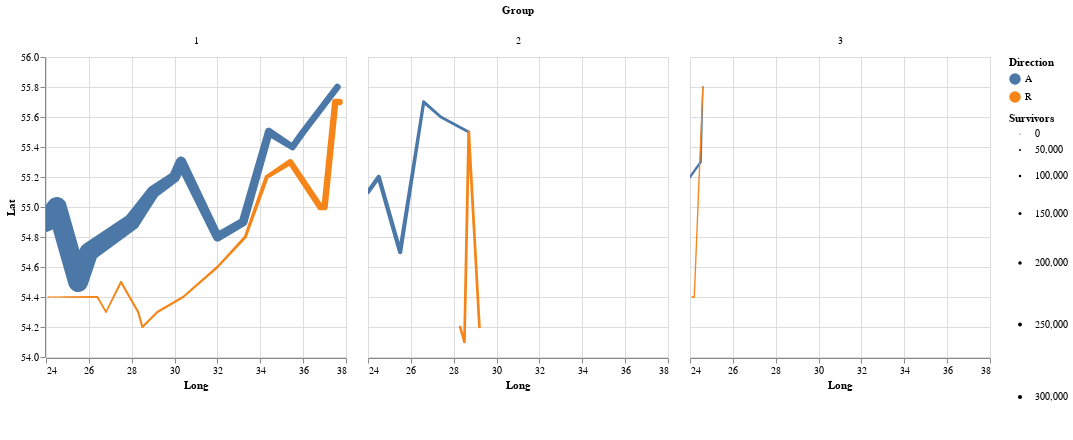

Notebook cell for this chart:
### Code cell
troops |>
@vlplot(
    mark={:trail,point=true,clip=true},
#     mark={:trail,point=true,clip=true},
    width=300, height=300,
    #     longitude = "Long:q",
    #     latitude  = {"Lat:q"},
    x={"Long:q", scale={domain=[24,38]}},
    y={"Lat:q", scale ={domain = [54,56]}},
    size = {"Survivors:q", scale={"range" = [1,20]}},
    color="Direction:n",
    column="Group:n",
    order ={field = }
#     projection={typ=:azimuthalEquidistant},
)

### Figure 1 — Vega-Lite specification as saved in the notebook (floating-point values rounded to 4 significant figures)
{"data": {"values": [{"Direction": "A", "Group": 1, "Lat": 54.9, "Long": 24, "Survivors": 340000}, {"Direction": "A", "Group": 1, "Lat": 55, "Long": 24.5, "Survivors": 340000}, {"Direction": "A", "Group": 1, "Lat": 54.5, "Long": 25.5, "Survivors": 340000}, {"Direction": "A", "Group": 1, "Lat": 54.7, "Long": 26, "Survivors": 320000}, {"Direction": "A", "Group": 1, "Lat": 54.8, "Long": 27, "Survivors": 300000}, {"Direction": "A", "Group": 1, "Lat": 54.9, "Long": 28, "Survivors": 280000}, {"Direction": "A", "Group": 1, "Lat": 55, "Long": 28.5, "Survivors": 240000}, {"Direction": "A", "Group": 1, "Lat": 55.1, "Long": 29, "Survivors": 210000}, {"Direction": "A", "Group": 1, "Lat": 55.2, "Long": 30, "Survivors": 180000}, {"Direction": "A", "Group": 1, "Lat": 55.3, "Long": 30.3, "Survivors": 175000}, {"Direction": "A", "Group": 1, "Lat": 54.8, "Long": 32, "Survivors": 145000}, {"Direction": "A", "Group": 1, "Lat": 54.9, "Long": 33.2, "Survivors": 140000}, {"Direction": "A", "Group": 1, "Lat": 55.5, "Long": 34.4, "Survivors": 127100}, {"Direction": "A", "Group": 1, "Lat": 55.4, "Long": 35.5, "Survivors": 100000}, {"Direction": "A", "Group": 1, "Lat": 55.5, "Long": 36, "Survivors": 100000}, {"Direction": "A", "Group": 1, "Lat": 55.8, "Long": 37.6, "Survivors": 100000}, {"Direction": "R", "Group": 1, "Lat": 55.7, "Long": 37.7, "Survivors": 100000}, {"Direction": "R", "Group": 1, "Lat": 55.7, "Long": 37.5, "Survivors": 98000}, {"Direction": "R", "Group": 1, "Lat": 55, "Long": 37, "Survivors": 97000}, {"Direction": "R", "Group": 1, "Lat": 55, "Long": 36.8, "Survivors": 96000}, {"Direction": "R", "Group": 1, "Lat": 55.3, "Long": 35.4, "Survivors": 87000}, {"Direction": "R", "Group": 1, "Lat": 55.2, "Long": 34.3, "Survivors": 55000}, {"Direction": "R", "Group": 1, "Lat": 54.8, "Long": 33.3, "Survivors": 37000}, {"Direction": "R", "Group": 1, "Lat": 54.6, "Long": 32, "Survivors": 24000}, {"Direction": "R", "Group": 1, "Lat": 54.4, "Long": 30.4, "Survivors": 20000}, {"Direction": "R", "Group": 1, "Lat": 54.3, "Long": 29.2, "Survivors": 20000}, {"Direction": "R", "Group": 1, "Lat": 54.2, "Long": 28.5, "Survivors": 20000}, {"Direction": "R", "Group": 1, "Lat": 54.3, "Long": 28.3, "Survivors": 20000}, {"Direction": "R", "Group": 1, "Lat": 54.5, "Long": 27.5, "Survivors": 20000}, {"Direction": "R", "Group": 1, "Lat": 54.3, "Long": 26.8, "Survivors": 12000}, {"Direction": "R", "Group": 1, "Lat": 54.4, "Long": 26.4, "Survivors": 14000}, {"Direction": "R", "Group": 1, "Lat": 54.4, "Long": 25, "Survivors": 8000}, {"Direction": "R", "Group": 1, "Lat": 54.4, "Long": 24.4, "Survivors": 4000}, {"Direction": "R", "Group": 1, "Lat": 54.4, "Long": 24.2, "Survivors": 4000}, {"Direction": "R", "Group": 1, "Lat": 54.4, "Long": 24.1, "Survivors": 4000}, {"Direction": "A", "Group": 2, "Lat": 55.1, "Long": 24, "Survivors": 60000}, {"Direction": "A", "Group": 2, "Lat": 55.2, "Long": 24.5, "Survivors": 60000}, {"Direction": "A", "Group": 2, "Lat": 54.7, "Long": 25.5, "Survivors": 60000}, {"Direction": "A", "Group": 2, "Lat": 55.7, "Long": 26.6, "Survivors": 40000}, {"Direction": "A", "Group": 2, "Lat": 55.6, "Long": 27.4, "Survivors": 33000}, {"Direction": "A", "Group": 2, "Lat": 55.5, "Long": 28.7, "Survivors": 33000}, {"Direction": "R", "Group": 2, "Lat": 55.5, "Long": 28.7, "Survivors": 33000}, {"Direction": "R", "Group": 2, "Lat": 54.2, "Long": 29.2, "Survivors": 30000}, {"Direction": "R", "Group": 2, "Lat": 54.1, "Long": 28.5, "Survivors": 30000}, {"Direction": "R", "Group": 2, "Lat": 54.2, "Long": 28.3, "Survivors": 28000}, {"Direction": "A", "Group": 3, "Lat": 55.2, "Long": 24, "Survivors": 22000}, {"Direction": "A", "Group": 3, "Lat": 55.3, "Long": 24.5, "Survivors": 22000}, {"Direction": "A", "Group": 3, "Lat": 55.8, "Long": 24.6, "Survivors": 6000}, {"Direction": "R", "Group": 3, "Lat": 55.8, "Long": 24.6, "Survivors": 6000}, {"Direction": "R", "Group": 3, "Lat": 54.4, "Long": 24.2, "Survivors": 6000}, {"Direction": "R", "Group": 3, "Lat": 54.4, "Long": 24.1, "Survivors": 6000}]}, "encoding": {"color": {"field": "Direction", "type": "nominal"}, "column": {"field": "Group", "type": "nominal"}, "size": {"field": "Survivors", "scale": {"range": [1, 20]}, "type": "quantitative"}, "x": {"field": "Long", "scale": {"domain": [24, 38]}, "type": "quantitative"}, "y": {"field": "Lat", "scale": {"domain": [54, 56]}, "type": "quantitative"}}, "height": 300, "mark": {"clip": true, "point": true, "type": "trail"}, "width": 300}
